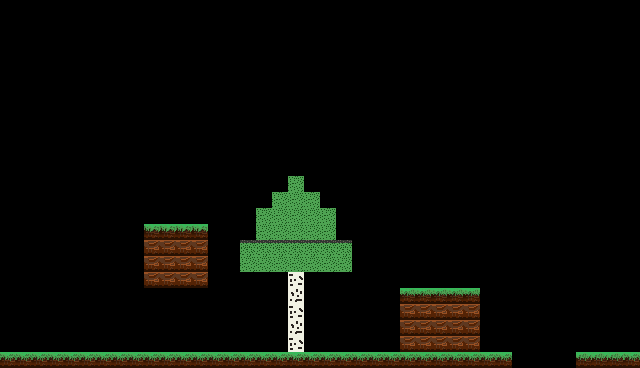

Rendered tile map (Tiled .tmx) drawn with the repository's tilesets; below, a short description and the full map source, tile grids included:
An orthogonal 40x23 tile map with 16x16 px tiles, 2 tile layers (ground, grass) and 6 objects.

<map version="1.9" tiledversion="1.9.2" orientation="orthogonal" renderorder="right-down" width="40" height="23" tilewidth="16" tileheight="16" infinite="0" nextlayerid="7" nextobjectid="16">
 <editorsettings>
  <export target="../1.lua" format="lua" />
 </editorsettings>
 <tileset firstgid="1" name="tiles" tilewidth="16" tileheight="16" tilecount="56" columns="14">
  <image source="../../assets/tiles.png" width="224" height="64" />
 </tileset>
 <layer id="1" name="ground" width="40" height="23">
  <data encoding="csv">
0,0,0,0,0,0,0,0,0,0,0,0,0,0,0,0,0,0,0,0,0,0,0,0,0,0,0,0,0,0,0,0,0,0,0,0,0,0,0,0,
0,0,0,0,0,0,0,0,0,0,0,0,0,0,0,0,0,0,0,0,0,0,0,0,0,0,0,0,0,0,0,0,0,0,0,0,0,0,0,0,
0,0,0,0,0,0,0,0,0,0,0,0,0,0,0,0,0,0,0,0,0,0,0,0,0,0,0,0,0,0,0,0,0,0,0,0,0,0,0,0,
0,0,0,0,0,0,0,0,0,0,0,0,0,0,0,0,0,0,0,0,0,0,0,0,0,0,0,0,0,0,0,0,0,0,0,0,0,0,0,0,
0,0,0,0,0,0,0,0,0,0,0,0,0,0,0,0,0,0,0,0,0,0,0,0,0,0,0,0,0,0,0,0,0,0,0,0,0,0,0,0,
0,0,0,0,0,0,0,0,0,0,0,0,0,0,0,0,0,0,0,0,0,0,0,0,0,0,0,0,0,0,0,0,0,0,0,0,0,0,0,0,
0,0,0,0,0,0,0,0,0,0,0,0,0,0,0,0,0,0,0,0,0,0,0,0,0,0,0,0,0,0,0,0,0,0,0,0,0,0,0,0,
0,0,0,0,0,0,0,0,0,0,0,0,0,0,0,0,0,0,0,0,0,0,0,0,0,0,0,0,0,0,0,0,0,0,0,0,0,0,0,0,
0,0,0,0,0,0,0,0,0,0,0,0,0,0,0,0,0,0,0,0,0,0,0,0,0,0,0,0,0,0,0,0,0,0,0,0,0,0,0,0,
0,0,0,0,0,0,0,0,0,0,0,0,0,0,0,0,0,0,0,0,0,0,0,0,0,0,0,0,0,0,0,0,0,0,0,0,0,0,0,0,
0,0,0,0,0,0,0,0,0,0,0,0,0,0,0,0,0,0,0,0,0,0,0,0,0,0,0,0,0,0,0,0,0,0,0,0,0,0,0,0,
0,0,0,0,0,0,0,0,0,0,0,0,0,0,0,0,0,0,0,0,0,0,0,0,0,0,0,0,0,0,0,0,0,0,0,0,0,0,0,0,
0,0,0,0,0,0,0,0,0,0,0,0,0,0,0,0,0,0,0,0,0,0,0,0,0,0,0,0,0,0,0,0,0,0,0,0,0,0,0,0,
0,0,0,0,0,0,0,0,0,0,0,0,0,0,0,0,0,0,0,0,0,0,0,0,0,0,0,0,0,0,0,0,0,0,0,0,0,0,0,0,
0,0,0,0,0,0,0,0,0,33,33,33,33,0,0,0,0,0,0,0,0,0,0,0,0,0,0,0,0,0,0,0,0,0,0,0,0,0,0,0,
0,0,0,0,0,0,0,0,0,47,48,30,48,0,0,0,0,0,0,0,0,0,0,0,0,0,0,0,0,0,0,0,0,0,0,0,0,0,0,0,
0,0,0,0,0,0,0,0,0,33,33,33,33,0,0,0,0,0,0,0,0,0,0,0,0,0,0,0,0,0,0,0,0,0,0,0,0,0,0,0,
0,0,0,0,0,0,0,0,0,33,33,33,33,0,0,0,0,0,0,0,0,0,0,0,0,0,0,0,0,0,0,0,0,0,0,0,0,0,0,0,
0,0,0,0,0,0,0,0,0,0,0,0,0,0,0,0,0,0,0,0,0,0,0,0,0,33,33,33,33,33,0,0,0,0,0,0,0,0,0,0,
0,0,0,0,0,0,0,0,0,0,0,0,0,0,0,0,0,0,0,0,0,0,0,0,0,33,33,33,33,33,0,0,0,0,0,0,0,0,0,0,
0,0,0,0,0,0,0,0,0,0,0,0,0,0,0,0,0,0,0,0,0,0,0,0,0,33,33,33,48,33,0,0,0,0,0,0,0,0,0,0,
0,0,0,0,0,0,0,0,0,0,0,0,0,0,0,0,0,0,0,0,0,0,0,0,0,33,33,33,33,33,0,0,0,0,0,0,0,0,0,0,
33,33,33,33,33,33,33,33,33,33,33,33,33,33,33,33,33,33,33,33,33,33,33,33,33,33,33,33,33,33,33,33,0,0,0,0,33,33,33,33
</data>
 </layer>
 <layer id="2" name="grass" width="40" height="23">
  <data encoding="csv">
0,0,0,0,0,0,0,0,0,0,0,0,0,0,0,0,0,0,0,0,0,0,0,0,0,0,0,0,0,0,0,0,0,0,0,0,0,0,0,0,
0,0,0,0,0,0,0,0,0,0,0,0,0,0,0,0,0,0,0,0,0,0,0,0,0,0,0,0,0,0,0,0,0,0,0,0,0,0,0,0,
0,0,0,0,0,0,0,0,0,0,0,0,0,0,0,0,0,0,0,0,0,0,0,0,0,0,0,0,0,0,0,0,0,0,0,0,0,0,0,0,
0,0,0,0,0,0,0,0,0,0,0,0,0,0,0,0,0,0,0,0,0,0,0,0,0,0,0,0,0,0,0,0,0,0,0,0,0,0,0,0,
0,0,0,0,0,0,0,0,0,0,0,0,0,0,0,0,0,0,0,0,0,0,0,0,0,0,0,0,0,0,0,0,0,0,0,0,0,0,0,0,
0,0,0,0,0,0,0,0,0,0,0,0,0,0,0,0,0,0,0,0,0,0,0,0,0,0,0,0,0,0,0,0,0,0,0,0,0,0,0,0,
0,0,0,0,0,0,0,0,0,0,0,0,0,0,0,0,0,0,0,0,0,0,0,0,0,0,0,0,0,0,0,0,0,0,0,0,0,0,0,0,
0,0,0,0,0,0,0,0,0,0,0,0,0,0,0,0,0,0,0,0,0,0,0,0,0,0,0,0,0,0,0,0,0,0,0,0,0,0,0,0,
0,0,0,0,0,0,0,0,0,0,0,0,0,0,0,0,0,0,0,0,0,0,0,0,0,0,0,0,0,0,0,0,0,0,0,0,0,0,0,0,
0,0,0,0,0,0,0,0,0,0,0,0,0,0,0,0,0,0,0,0,0,0,0,0,0,0,0,0,0,0,0,0,0,0,0,0,0,0,0,0,
0,0,0,0,0,0,0,0,0,0,0,0,0,0,0,0,0,0,0,0,0,0,0,0,0,0,0,0,0,0,0,0,0,0,0,0,0,0,0,0,
0,0,0,0,0,0,0,0,0,0,0,0,0,0,0,0,0,0,29,0,0,0,0,0,0,0,0,0,0,0,0,0,0,0,0,0,0,0,0,0,
0,0,0,0,0,0,0,0,0,0,0,0,0,0,0,0,0,29,29,29,0,0,0,0,0,0,0,0,0,0,0,0,0,0,0,0,0,0,0,0,
0,0,0,0,0,0,0,0,0,0,0,0,0,0,0,0,29,29,29,29,29,0,0,0,0,0,0,0,0,0,0,0,0,0,0,0,0,0,0,0,
0,0,0,0,0,0,0,0,0,22,22,22,22,0,0,0,29,29,29,29,29,0,0,0,0,0,0,0,0,0,0,0,0,0,0,0,0,0,0,0,
0,0,0,0,0,0,0,0,0,33,33,33,33,0,0,45,45,45,45,45,45,45,0,0,0,0,0,0,0,0,0,0,0,0,0,0,0,0,0,0,
0,0,0,0,0,0,0,0,0,0,0,0,0,0,0,29,29,29,29,29,29,29,0,0,0,0,0,0,0,0,0,0,0,0,0,0,0,0,0,0,
0,0,0,0,0,0,0,0,0,0,0,0,0,0,0,0,0,0,35,0,0,0,0,0,0,0,0,0,0,0,0,0,0,0,0,0,0,0,0,0,
0,0,0,0,0,0,0,0,0,0,0,0,0,0,0,0,0,0,50,0,0,0,0,0,0,18,18,18,18,18,0,0,0,0,0,0,0,0,0,0,
0,0,0,0,0,0,0,0,0,0,0,0,0,0,0,0,0,0,35,0,0,0,0,0,0,33,33,33,33,33,0,0,0,0,0,0,0,0,0,0,
0,0,0,0,0,0,0,0,0,0,0,0,0,0,0,0,0,0,50,0,0,0,0,0,0,0,0,0,33,33,0,0,0,0,0,0,0,0,0,0,
0,0,0,0,0,0,0,0,0,0,0,0,0,0,0,0,0,0,35,0,0,0,0,0,0,0,0,0,33,33,0,0,0,0,0,0,0,0,0,0,
20,20,20,20,20,20,20,20,20,20,20,20,20,20,20,20,20,20,20,20,20,20,20,20,20,20,20,20,20,20,20,20,0,0,0,0,21,21,21,20
</data>
 </layer>
 <objectgroup color="#ff0000" id="3" name="solid" offsetx="2.66667" offsety="0">
  <object id="1" x="123.964" y="206.004" width="51.3653" height="36.7833">
   <properties>
    <property name="collidable" type="bool" value="true" />
   </properties>
  </object>
  <object id="2" x="-76.0417" y="332.851" width="554.357" height="35.0875">
   <properties>
    <property name="collidable" type="bool" value="true" />
   </properties>
  </object>
  <object id="11" x="227.211" y="220.73" width="94.9055" height="5.87918">
   <properties>
    <property name="collidable" type="bool" value="true" />
   </properties>
  </object>
  <object id="3" x="381.337" y="269.477" width="64.8194" height="77.1277">
   <properties>
    <property name="collidable" type="bool" value="true" />
   </properties>
  </object>
  <object id="13" x="559.779" y="334.13" width="99.732" height="34.4567">
   <properties>
    <property name="collidable" type="bool" value="true" />
   </properties>
  </object>
  <object id="7" x="604.667" y="320" height="1.33333" />
 </objectgroup>
</map>